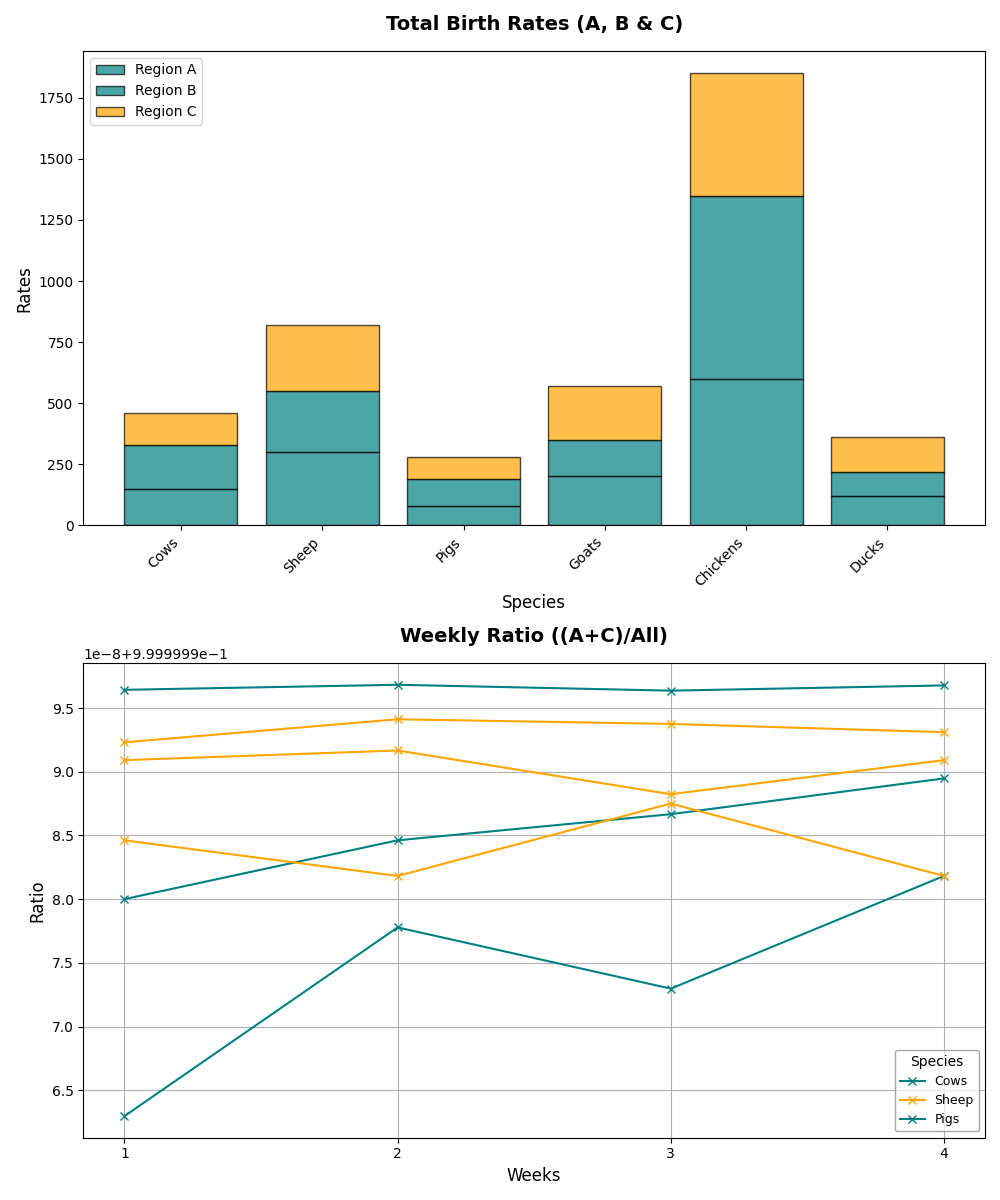

Python code for this plot:
import matplotlib.pyplot as plt
import numpy as np

species = ['Cows', 'Sheep', 'Pigs', 'Goats', 'Chickens', 'Ducks']
birth_rates_A = np.array([150, 300, 80, 200, 600, 120])
birth_rates_B = np.array([180, 250, 110, 150, 750, 100])
birth_rates_C = np.array([130, 270, 90, 220, 500, 140])  # New data series for Region C

weeks = np.arange(1, 5)

weekly_birth_rates_A = np.array([
    [30, 70, 15, 50, 150, 30],
    [35, 80, 20, 55, 160, 25],
    [40, 75, 18, 45, 140, 35],
    [45, 75, 27, 50, 150, 30]
])

weekly_birth_rates_C = np.array([  # New weekly data
    [20, 60, 12, 60, 130, 35],
    [30, 90, 25, 65, 155, 30],
    [35, 85, 19, 40, 135, 45],
    [50, 70, 28, 60, 160, 25]
])

birth_rate_ratio = (weekly_birth_rates_A + weekly_birth_rates_C) / (weekly_birth_rates_A + weekly_birth_rates_C + 1e-6)

fig, axs = plt.subplots(2, figsize=(10, 12))

colors = ['teal', 'orange']  # Different colors for each region

# Total Birth Rates
axs[0].bar(species, birth_rates_A, color=colors[0], edgecolor='black', alpha=0.7, label='Region A')
axs[0].bar(species, birth_rates_B, color=colors[0], edgecolor='black', alpha=0.7, label='Region B', bottom=birth_rates_A)
axs[0].bar(species, birth_rates_C, color=colors[1], edgecolor='black', alpha=0.7, label='Region C', bottom=birth_rates_A + birth_rates_B)
axs[0].set_title('Total Birth Rates (A, B & C)', fontsize=14, fontweight='bold', pad=15)
axs[0].set_xlabel('Species', fontsize=12)
axs[0].set_ylabel('Rates', fontsize=12)
axs[0].legend(loc='upper left')
axs[0].set_xticks(np.arange(len(species)))
axs[0].set_xticklabels(species, rotation=45, ha='right', fontsize=10)

# Weekly Birth Rates Ratio
for i in range(len(species)):
    axs[1].plot(weeks, birth_rate_ratio[:, i], marker='x', color=colors[i % 2], label=species[i] if i < 3 else "")  # Added alternate coloring
axs[1].set_title('Weekly Ratio ((A+C)/All)', fontsize=14, fontweight='bold', pad=15)
axs[1].set_xlabel('Weeks', fontsize=12)
axs[1].set_ylabel('Ratio', fontsize=12)
axs[1].legend(title='Species', fontsize=9, edgecolor='gray', framealpha=0.7)
axs[1].set_xticks(weeks)
axs[1].grid(True)

plt.tight_layout()
plt.show()
